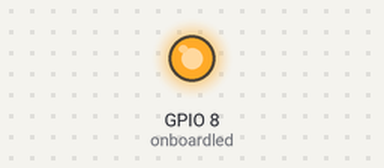
This program was run on a simulated ESP32 board running MicroPython. On the bench: output pins drawn as LEDs (lit = HIGH). Library files of the repository ran but are not shown: apds9900LITE.py; what the program prints to the serial console is not drawn.

Above: at 0.2 s.
Timing chart, 0 to 1.7 s (numbered marks = the images above):
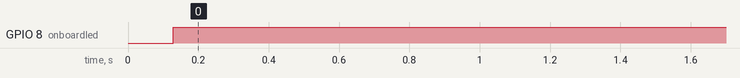

Measured:
- by itself, GPIO 8 (onboardled): LOW → HIGH at 0.13 s

The program:

main.py
```python
# based on code from https://github.com/rlangoy/uPy_APDS9960/tree/master
from machine import I2C, Pin
from time import sleep_ms
from apds9900LITE import APDS9900LITE

# If you need to figure the APDS9900 address (which is 0x39) use https://randomnerdtutorials.com/raspberry-pi-pico-i2c-scanner-micropython/
#On ESP32-C3 Supermini the i2c pins are D4 (pin 6 SDA) and D5 (pin 7 SCL)
i2c = I2C(0, scl=Pin(7), sda=Pin(6), freq=400_000)
onboardled= Pin(8, Pin.OUT)

apds9900=APDS9900LITE(i2c)      # Enable sensor
apds9900.prox.enableSensor()    # Enable Proximit sensing

while True:
        sleep_ms(25) # wait for readout to be ready
        print(apds9900.prox.proximityLevel)   #Print the proximity value
        if apds9900.prox.proximityLevel > 110:
            onboardled.value(0) # LED on ESP32-C3 super mini has its logic inverted
        else:
            onboardled.value(1)

 
```
